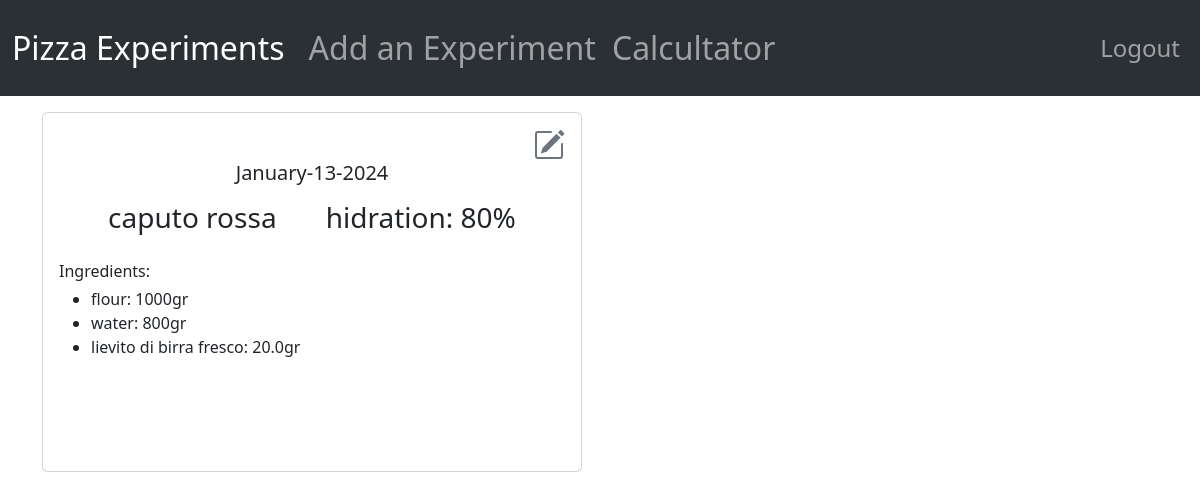
Page /experiment/2 (signed in) on the committed database.
### app.py (models this page shows)
class Experiment(db.Model):
   id = db.Column(db.Integer, primary_key=True)
   date = db.Column(db.DateTime, default=datetime.utcnow, nullable=False)
   flour_type = db.Column(db.String(50), nullable=False)
   flour_amount = db.Column(db.Integer, nullable=False)
   water_amount = db.Column(db.Integer, nullable=False)
   yeast_type = db.Column(db.String(50))
   yeast_amount = db.Column(db.Float)
   salt_amount = db.Column(db.Float)
   sugar_amount = db.Column(db.Float)
   oil_amount = db.Column(db.Float)
   temperature = db.Column(db.Float)
   maturation_time = db.Column(db.Float)
   procedure = db.Column(db.String(1000))
   result_vote = db.Column(db.Integer)
   result_comment = db.Column(db.String(500))
   user_id = db.Column(db.Integer, db.ForeignKey('user.id'), nullable=False)

### app.py (the view)
@app.route("/experiment/<id>", methods=['GET'])
@login_required
def experiment(id):
  experiment = Experiment.query.filter_by(id = id).first()
  return render_template("experiment.html", exp=experiment)

### app.py (called while the page is built)
@login_manager.user_loader
def load_user(user_id):
  return User.query.get(int(user_id))

### templates/experiment.html (shortened to what this page needs)
{% extends "layout.html" %}
{% block content %}
<div class="card mb-3 mt-3" style="max-width: 540px;">
  <div class="card-body">
      <div class="d-flex justify-content-end">
            <a class="text-secondary" href="{{url_for('edit_experiment', id=exp.id)}}"></a>
      </div>
      <h5 class="text-center mb-3">{{exp.date.strftime("%B-%d-%Y")}}</h5>
      <div class="d-flex justify-content-evenly">
       <h3 class="card-title">{{exp.flour_type}}</h3>
          {% set hidration = (exp.water_amount*100)//exp.flour_amount %}
        <h3 class="card-title">hidration:  {{hidration}}%</h3>
      </div>
    <div>
      <p class="card-text mt-3 mb-1">Ingredients:</p>
        <ul>
          <li>flour: {{exp.flour_amount}}gr</li>
          <li>water: {{exp.water_amount}}gr</li>
          {% if (exp.yeast_type != "") and (exp.yeast_amount != None) %}
           <li>{{exp.yeast_type | truncate(40)}}: {{exp.yeast_amount}}gr</li>
            {% elif exp.yeast_type != "" and exp.yeast_amount == None%}
              <li>{{exp.yeast_type}}</li>
            {% elif exp.yeast_type == "" and exp.yeast_amount != None%}
              <li>Yeast: {{exp.yeast_amount}}</li>
          {% endif %}
        </ul>
</div>
{% endblock %}

### rows in the picture
Experiment: date "January-13-2024", flour_type "caputo rossa", flour_amount "1000", water_amount "800", yeast_type "lievito di birra fresco", yeast_amount "20.0"

### other values in the picture
{{ hidration }} "80"
